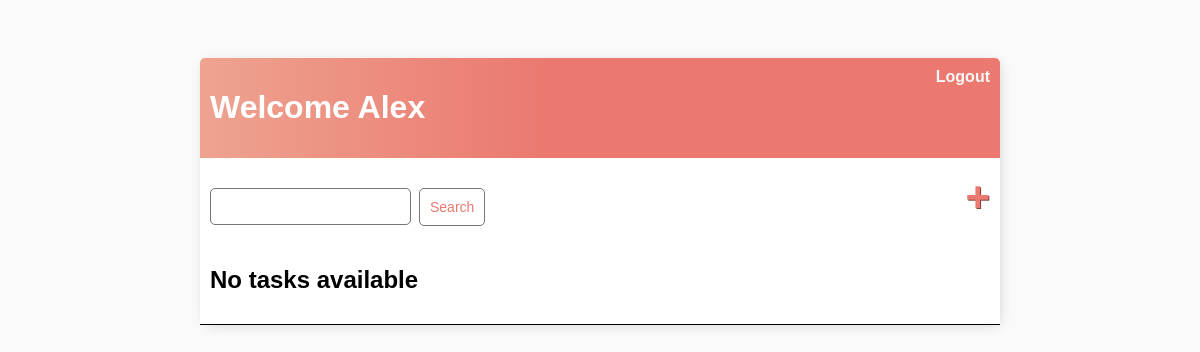
Page / (signed in) on the earlier database version.
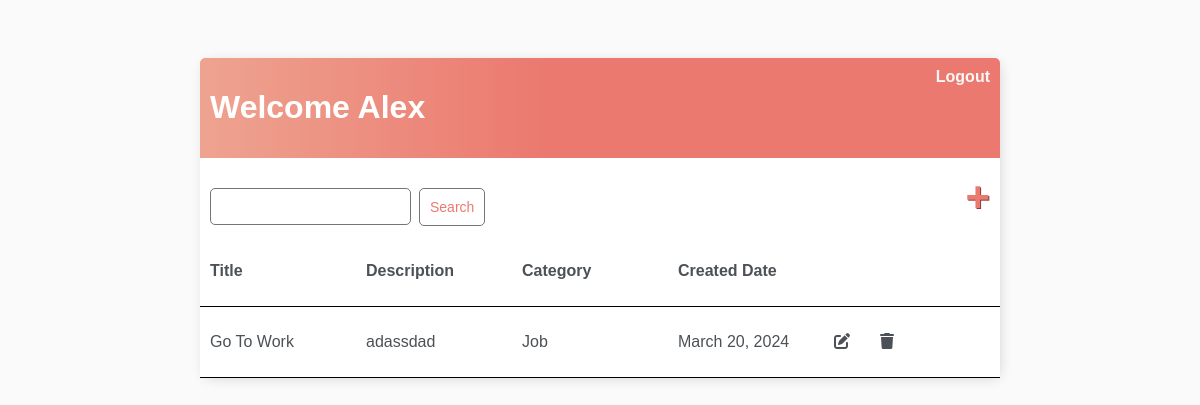
Same page on the later database version.
### task_app/models.py (models this page shows, shortened)
class Task(models.Model):
    user = models.ForeignKey(User, on_delete=models.CASCADE)
    title = models.CharField(max_length=256)
    description = models.TextField()
    category = models.CharField(max_length=20)
    created = models.DateField(auto_now_add=True)

### task_app/views.py (the view)
# urls.py: path('', views.task_list, name='task_list'),
@login_required(login_url='login')
def task_list(request):
    tasks = Task.objects.filter(user=request.user)
    return render(request, 'task_list.html', {'tasks': tasks})

### task_app/templates/task_list.html (shortened to what this page needs)
{% extends "base.html" %}
{% block content %}
{% load static %}
<div class="header-bar">
    <h1>Welcome {{ user.username | title }}</h1>
    <a href="{% url 'logout' %}">Logout</a>
</div>
<div id="search-add-wrapper">
    <form id="search-form" method="GET" action="{% url 'search' %}" style="margin-top: 20px; display: flex;" onsubmit="return validateSearchForm()">
        <div style="position: relative;">
            <input type="text" name='search-area' id="search-area" value="{{ search_input }}" style="background-color: ''; position: relative;">
        </div>
        <input class="search-button" type="submit" value="Search">
    </form>
    <a id="add-link" href="{% url 'create_task' %}">&#x2b;</a>
</div>
<div class="task-list">
    {% if tasks %}
        <div class="header">
            <p>Title</p>
            <p>Description</p>
            <p>Category</p>
            <p>Created Date</p>
            <p></p>
        </div>
        {% for task in tasks %}
            <div class="row">
                <p>{{task.title | title}}</p>
                <p>{{ task.description }}</p>
                <p>{{ task.category | title }}</p>
                <p>{{ task.created }}</p>
                <p style="display: flex; gap: 30px;">
                    <a href="{% url 'update_task' task.id %}">
                        <i class="fa-solid fa-pen-to-square"></i>
                    </a>
                    <a href="{% url 'delete_task' task.id %}">
                        <i class="fa-solid fa-trash"></i>
                    </a>
                </p>
            </div>
        {% endfor %}
    {% else %}
        <div class="row">
            <h2>No tasks available</h2>
        </div>
    {% endif %}
</div>
{% endblock %}

Differences in the rows shown:
added Task: title "Go To Work", description "adassdad", category "Job", created "March 20, 2024"
Other differences:
text no longer shown: "No tasks available"
text now shown: "Title Description Category Created Date"
